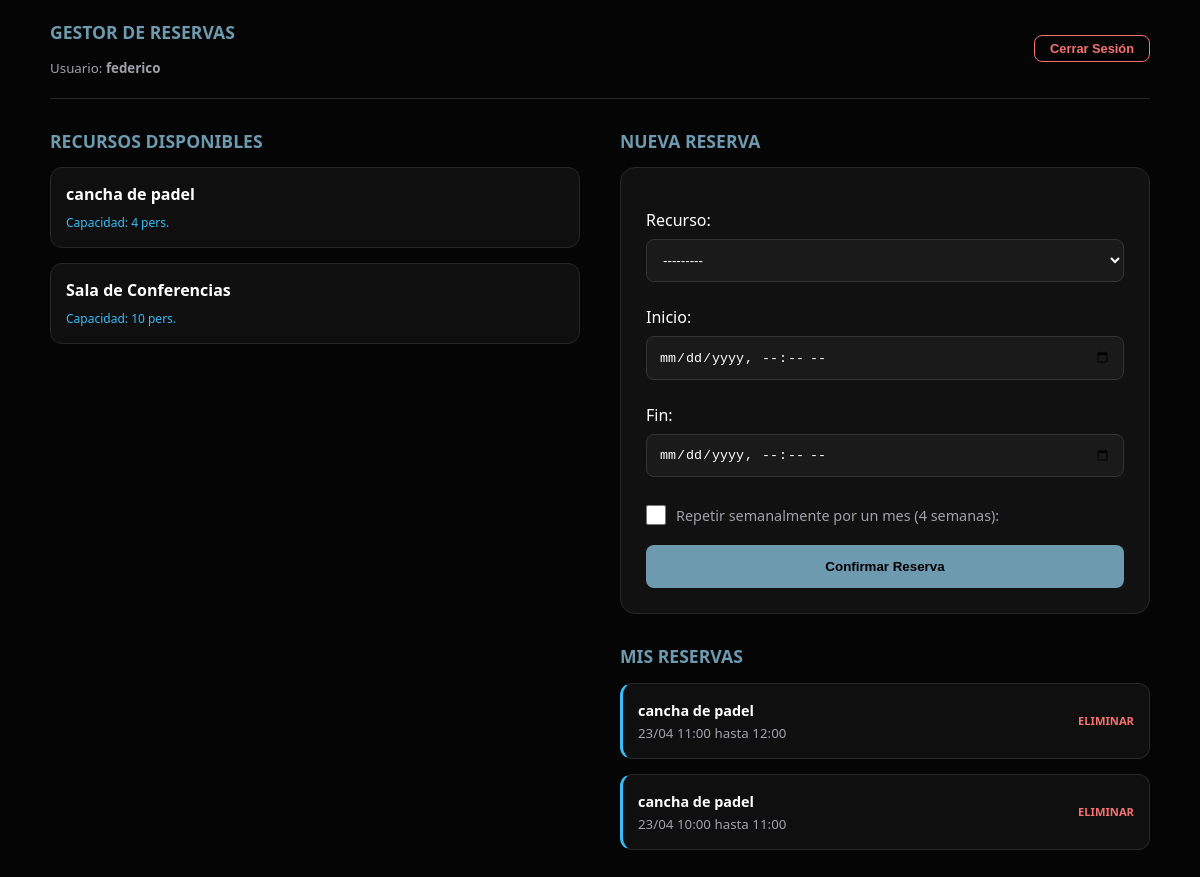
The app's page / (signed in) with its own data.
### reservas/models.py (models this page shows, shortened)
class Recurso(models.Model):
    nombre = models.CharField(max_length=100)
    descripcion = models.TextField(blank=True)
    capacidad = models.IntegerField(default=1)
    def __str__(self):
        return self.nombre

class Reserva(models.Model):
    usuario = models.ForeignKey(User, on_delete=models.CASCADE)
    recurso = models.ForeignKey(Recurso, on_delete=models.CASCADE)
    inicio = models.DateTimeField()
    fin = models.DateTimeField()
    creada_el = models.DateTimeField(auto_now_add=True)

### reservas/views.py (the view)
# urls.py: path('', views.lista_recursos, name='lista_recursos'),
@login_required
def lista_recursos(request):
    recursos = Recurso.objects.all()
    mis_reservas = Reserva.objects.filter(usuario=request.user).order_by('-inicio')
    if request.method == 'POST':
        form = ReservaForm(request.POST)
        if form.is_valid():
            recurso = form.cleaned_data['recurso']
            inicio_base = form.cleaned_data['inicio']
            fin_base = form.cleaned_data['fin']
            es_recurrente = form.cleaned_data['repetir_4_semanas']
            cantidad = 4 if es_recurrente else 1
            try:
                for i in range(cantidad):
                    nueva_inicio = inicio_base + timedelta(weeks=i)
                    nueva_fin = fin_base + timedelta(weeks=i)
                    reserva = Reserva(
                        usuario=request.user,
                        recurso=recurso,
                        inicio=nueva_inicio,
                        fin=nueva_fin
                    )
                    reserva.full_clean()
                    reserva.save()
                messages.success(request, '¡Reserva confirmada con éxito!')
                return redirect('lista_recursos')
            except ValidationError as e:
                if hasattr(e, 'message_dict'):
                    mensaje_error = e.message_dict.get('__all__', [str(e)])[0]
                else:
                    mensaje_error = str(e)
                messages.error(request, f"No se pudo reservar: {mensaje_error}")
                return redirect('lista_recursos')
            except Exception as e:
                messages.error(request, f"Error inesperado: {str(e)}")
                return redirect('lista_recursos')
    else:
        form = ReservaForm()
    return render(request, 'reservas/lista.html', {
        'recursos': recursos,
        'form': form,
        'mis_reservas': mis_reservas
    })

### reservas/forms.py
class ReservaForm(forms.ModelForm):
    repetir_4_semanas = forms.BooleanField(
        required=False,
        label="Repetir semanalmente por un mes (4 semanas)"
    )
    class Meta:
        model = Reserva
        fields = ['recurso', 'inicio', 'fin', 'repetir_4_semanas']
        widgets = {
            'inicio': forms.DateTimeInput(attrs={'type': 'datetime-local'}),
            'fin': forms.DateTimeInput(attrs={'type': 'datetime-local'}),
        }

### reservas/templates/reservas/lista.html (shortened to what this page needs)
{% load static %}
<!DOCTYPE html>
<html lang="es">
<head>
    <link rel="stylesheet" href="{% static 'reservas/css/style.css' %}">
</head>
<body class="dashboard-body">
    <div class="dashboard-container">
        <div class="header-bar">
            <div>
                <h1>Gestor de Reservas</h1>
                <small style="color: #a1a1aa;">Usuario: <strong>{{ user.username }}</strong></small>
            </div>
            <form action="{% url 'logout' %}" method="post" style="padding:0; border:none; background:none; width: auto;">
                <button type="submit" class="btn-logout">Cerrar Sesión</button>
            </form>
        </div>
        <div class="main-content">
            <div class="column">
                <h2>Recursos Disponibles</h2>
                {% for recurso in recursos %}
                    <div class="card">
                        <h3 style="margin:0; font-size: 1rem;">{{ recurso.nombre }}</h3>
                        <span style="color: #38bdf8; font-size: 0.75rem;">Capacidad: {{ recurso.capacidad }} pers.</span>
                    </div>
                {% endfor %}
            </div>
            <div class="column">
                <h2>Nueva Reserva</h2>
                <form method="POST">
                    {{ form.as_p }}
                    <button type="submit">Confirmar Reserva</button>
                </form>
                <h2 style="margin-top: 30px;">Mis Reservas</h2>
                {% for reserva in mis_reservas %}
                    <div class="card" style="display: flex; justify-content: space-between; align-items: center; border-left: 3px solid #38bdf8;">
                        <div>
                            <strong style="font-size: 0.9rem;">{{ reserva.recurso.nombre }}</strong><br>
                            <small style="color: #a1a1aa;">{{ reserva.inicio|date:"d/m H:i" }} hasta {{ reserva.fin|date:"H:i" }}</small>
                        </div>
                        <a href="{% url 'eliminar_reserva' reserva.pk %}"
                           onclick="return confirm('¿Seguro quieres cancelar?')"
                           style="color: #f87171; text-decoration: none; font-size: 0.7rem; font-weight: bold;">
                           ELIMINAR
                        </a>
                    </div>
                {% empty %}
                    <p style="color: #555; font-size: 0.9rem;">No tienes reservas activas.</p>
                {% endfor %}
            </div>
        </div>
    </div>
</body>
</html>

### reservas/static/reservas/css/style.css (style rules this page uses)
body { font-family: 'Segoe UI', sans-serif; background: #050505; color: white; margin: 0; min-height: 100vh; }
.dashboard-container { padding: 20px 50px; }
.header-bar { display: flex; justify-content: space-between; align-items: center; border-bottom: 1px solid #27272a; padding-bottom: 20px; margin-bottom: 30px; }
.main-content { display: flex; gap: 40px; }
.column { flex: 1; }
.card { border: 1px solid #27272a; padding: 15px; border-radius: 12px; margin-bottom: 15px; background: #0f0f0f; }
h1, h2 { color: #6e9aaf; text-transform: uppercase; font-size: 1.1rem; margin-top: 0; }
form { background: #111; padding: 25px; border-radius: 15px; border: 1px solid #27272a; }
input, select { width: 100%; padding: 12px; margin: 8px 0; background: #1a1a1a; border: 1px solid #333; color: white; border-radius: 8px; box-sizing: border-box; }
form p:last-of-type { display: flex; align-items: center; gap: 12px; margin: 20px 0; color: #a1a1aa; font-size: 0.9rem; }
input[type="checkbox"] { width: 18px !important; height: 18px !important; margin: 0; cursor: pointer; accent-color: #6e9aaf; }
button { width: 100%; background: #6e9aaf; color: black; border: none; padding: 14px; border-radius: 8px; font-weight: bold; cursor: pointer; }
.btn-logout { background: transparent; color: #f87171; border: 1px solid #f87171; width: auto; padding: 5px 15px; font-size: 0.8rem; }
.main-content { display: flex; gap: 40px; align-items: flex-start; }
form p:has(input[type="checkbox"]) { display: flex; flex-direction: row-reverse; justify-content: flex-end; align-items: center; gap: 10px; }
input[type="checkbox"] { width: 20px !important; height: 20px !important; margin: 0 !important; }

### records on screen
Recurso: nombre "cancha de padel", capacidad "4"
Recurso: nombre "Sala de Conferencias", capacidad "10"
Reserva: recurso.nombre "cancha de padel", inicio "23/04 11:00", fin "12:00"
Reserva: recurso.nombre "cancha de padel", inicio "23/04 10:00", fin "11:00"

### other values on screen
{{ user.username }} "federico"
